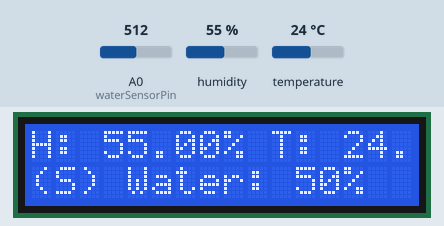
A sketch run on a simulated Arduino Uno, built with avr-gcc and run on an emulated ATmega328P. Shown: 16×2 character LCD. The inputs (shaded band) are chosen by the test bench; at power-on: temperature 24 °C, A0 (waterSensorPin) = 512, humidity 55 %.

Above: at 6.2 s.
6.3 s: temperature set to 11 °C
At 6.7 s:
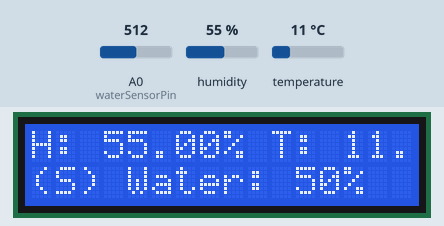
7.8 s: temperature set to 8 °C
At 9.0 s:
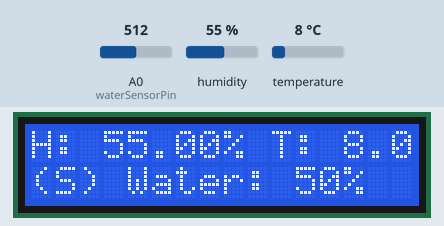
9.3 s: A0 (waterSensorPin) set to 114
At 9.9 s:
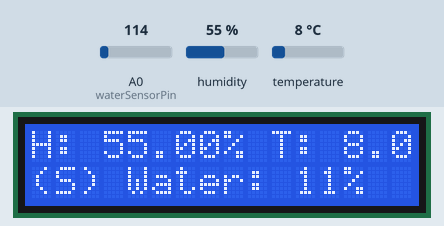
10.8 s: A0 (waterSensorPin) set to 91
At 11.5 s:
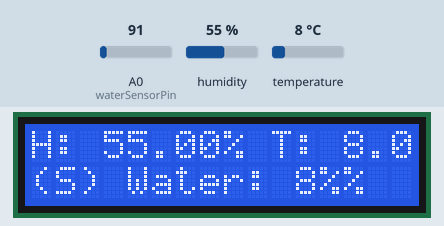
12.3 s: temperature set to 12 °C
At 13.4 s:
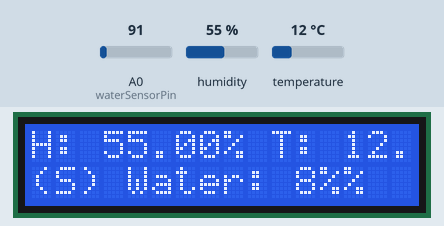
13.8 s: humidity set to 22 %
At 15.0 s:
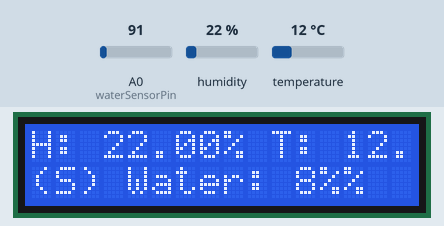
Timing chart, 0 to 16.3 s (numbered marks = the images above; inputs shaded):
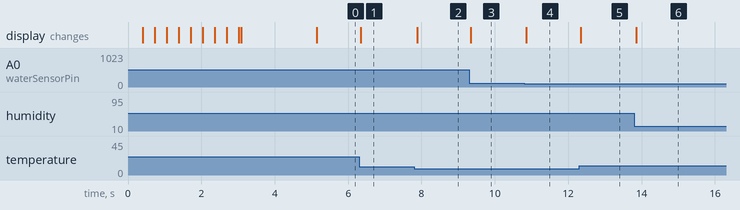

Measured:
- the behaviour switches between 10 and 9 °C on temperature (found by bisection; images 1 and 2)
- the behaviour switches between 103 and 102 on A0 (waterSensorPin) (found by bisection; images 3 and 4)
- after the input at 6.3 s, the display: changes at once (image 1)
- after the input at 7.8 s, the display: changes after 0.08 s (image 2)
- after the input at 9.3 s, the display: changes at once (image 3)
- after the input at 10.8 s, the display: changes after 0.05 s (image 4)
- after the input at 12.3 s, the display: changes at once (image 5)
- after the input at 13.8 s, the display: changes after 0.05 s (image 6)

The sketch:

ATESTAT.ino
```cpp
#include <Wire.h>
#include <LiquidCrystal_I2C.h>
#include <dht.h>

dht DHT;

#define DHT11_PIN 7


LiquidCrystal_I2C lcd(0x27, 16, 2);
const int waterSensorPin = A0;


void setup()
{
  Serial.println("[CONSOLE] - System is now operational!");
  lcd.begin();
  lcd.setCursor(0,0);
  lcd.print("* Booting: ");

  for (int i = 0; i <= 100; i++) {
    lcd.setCursor(11, 0);
    if (i < 100) lcd.print(" ");
    if (i < 10) lcd.print(" ");
    lcd.print(i);
    lcd.print("%");
    delay(25);
  }

  lcd.setCursor(0,1);
  lcd.print("System is now up!");
  delay(2000);
  lcd.clear();
  Serial.begin(9600);
}


void loop()
{
    // Senzor Umiditate si Temperatura
    int chk = DHT.read11(DHT11_PIN);
    float humidity = DHT.humidity;
    float temp = DHT.temperature;

    // Senzor Water Sensor
    int sensorValue = analogRead(waterSensorPin);
    int waterLevel = map(sensorValue, 0, 1023, 0, 100);

  if (isnan(humidity) || isnan(temp)) {
      Serial.println("[CONSOLE - HUMIDITY SENSOR CRITICIAL FAIL] - Failed to read from DHT sensor!");
      lcd.clear();
      lcd.setCursor(0, 0);
      lcd.print("Critical Error!");
      lcd.setCursor(0, 1);
      lcd.print("Check Console!");
      delay(2000);

      if(isnan(waterLevel)) {
        lcd.clear();
        lcd.setCursor(0, 1);
        lcd.print("Error Water Level");
        delay(2000);
      } else {
        lcd.clear();
        lcd.setCursor(0, 1);
        lcd.print("(S) Water: ");
        lcd.print(waterLevel);
        lcd.print("%");
        delay(2000);
      }
    return;
  } else {


  // TOP LEFT
  lcd.setCursor(0, 0);
  lcd.print("H: ");
  lcd.print(humidity);
  lcd.print("%");
  lcd.print(" ");
  lcd.print("T: ");
  lcd.print(temp);
  lcd.print((char)223);
  lcd.print("C");

  // BOTTOM LEFT
  lcd.setCursor(0, 1);
  lcd.print("(S) Water: ");
  lcd.print(waterLevel);
  lcd.print("%");
  }
}
```
